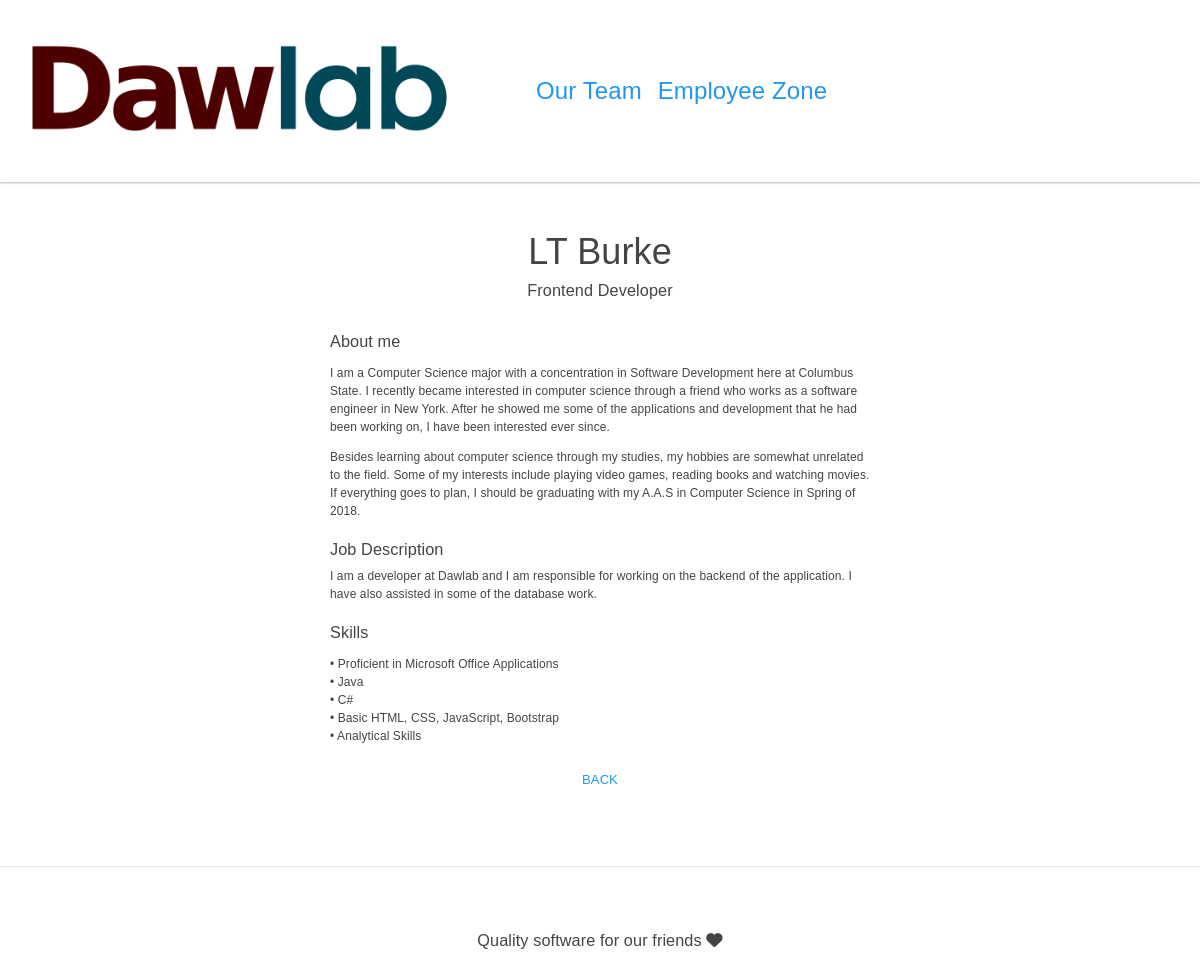
Screenshot of /content/15/ with the database file from the repository.
### content/models.py (models this page shows, shortened)
class Employee(models.Model):
    last_name = models.TextField(max_length=20, null=False, blank=False)
    first_name = models.TextField(max_length=20, null=False, blank=False)
    job_title = models.TextField(max_length=20, null=False, blank=False)
    job_description = models.TextField(max_length=1000, null=False, blank=False)
    bio = models.TextField(max_length=1000, null=False, blank=False)
    skills = models.TextField(max_length=1000, null=False, blank=False)
    class Meta:
        unique_together = ('last_name', 'first_name')
        ordering = ('last_name',)

### content/views.py (the view)
# urls.py: url(r'^(?P<pk>\d+)/$', views.team_profile_pages, name='team_profiles'),
def team_profile_pages(request, **kwargs):
    employee = Employee.objects.get(pk=kwargs['pk'])
    return render(request, 'team_profile.html', {'employee': employee})

### content/templates/team_profile.html
{% extends 'contentbase.html' %}
{% load static %}
{% block content %}
    <div class="row">
        <div class="mx-auto mt-5">
            <h1>{{employee.first_name}} {{employee.last_name}}</h1>
        </div>
    </div>
    <div class="row">
        <div class="mx-auto">
            <h5>{{employee.job_title}}</h5>
        </div>
    </div>
    <div class="row">
        <div class="offset-md-3 col-md-6 small mt-4">
            <h5>About me</h5>
            <p>{{employee.bio|linebreaks}}</p>
        </div>
    </div>
    <div class="row">
        <div class="offset-md-3 col-md-6 mt-2 small">
            <h5>Job Description</h5>
            <p>{{employee.job_description}}</p>
        </div>
    </div>
    <div class="row">
        <div class="offset-md-3 col-md-6 mt-2 small">
            <h5>Skills</h5>
            <p>{{employee.skills|linebreaks}}</p>
        </div>
    </div>
    <div class="row">
        <div class="mx-auto">
            <a href="{% url 'team' %}" class="btn btn-link mx-auto">Back</a>
        </div>
    </div>
{% endblock %}

### content/static/base.css (style rules this page uses)
body { font-family: "Arial", Times, serif; font-size:1.5em; }
h1 { font-size:1.5em; }
.small { font-size:.5em; }

### rows the page displays
Employee: first_name "LT", last_name "Burke", job_title "Frontend Developer", bio "I am a Computer Science major with a concentration in Software Development here at Columbus State. I recently became interested in computer science through a friend who works as a software engineer in New York. After he showed me some of the applications and development that he had been working on, I have been interested ever since. Besides learning about computer science through my studies, my hobbies are somewhat unrelated to the field. Some of my interests include playing video games, reading books and watching movies. If everything goes to plan, I should be graduating with my A.A.S in Computer Science in Spring of 2018.", job_description "I am a developer at Dawlab and I am responsible for working on the backend of the application. I have also assisted in some of the database work.", skills "• Proficient in Microsoft Office Applications • Java • C# • Basic HTML, CSS, JavaScript, Bootstrap • Analytical Skills"
